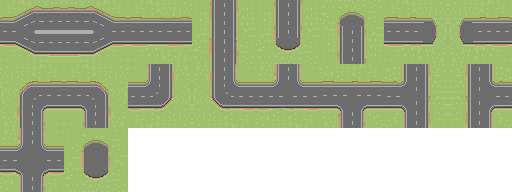
#> input picture assets/roads2W.png, 512 x 192 px, found by its file name
$ python generate-tile-images.py
#> lines starting #> are read from the running program, lines starting #| are printed output that depends on the picture
import os
from PIL import Image


def generateTileImages(imagePath: str, tileSizeInImage: int, scaleToPixels: int) -> None:
#> called with imagePath = './assets/roads2W.png', tileSizeInImage = 64, scaleToPixels = 64
    imageFileName = imagePath[imagePath.rindex("/") + 1:imagePath.rindex(".")]
    tilePath = f"./assets/{imageFileName}-generated"
    if not os.path.exists(tilePath):
        os.makedirs(tilePath)
    with Image.open(imagePath) as im:
#> im is the input picture: PIL image 512x192 RGBA; mean R, G, B, A 107.4, 119.4, 84.7, 191.2
        rows = im.height // tileSizeInImage
#> rows = 3
        columns = im.width // tileSizeInImage
#> columns = 8

        for row in range(rows):
            for column in range(columns):
                bb = (column * tileSizeInImage, row * tileSizeInImage, (column + 1) * tileSizeInImage, (row + 1) * tileSizeInImage)
                tile = im.resize((scaleToPixels, scaleToPixels), box=bb)
                tileFile = f"./{tilePath}/{imageFileName}-{column}-{row}.png"
                open(tileFile, "+ab").close()
                tile.save(tileFile)
#> this loop made 3 passes
#> pass 1, in generateTileImages, `tile.save(tileFile)`:
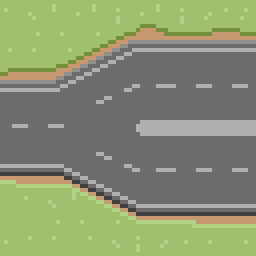
#> saved as roads2W-0-0.png: PIL image 64x64 RGBA (shown 4 times larger); mean R, G, B, A 136.8, 146.8, 114.2, 255
#> pass 1, in generateTileImages, `tile.save(tileFile)`:
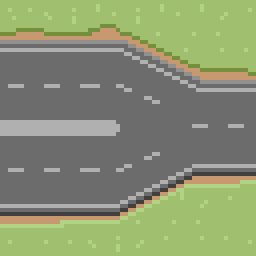
#> saved as roads2W-1-0.png: PIL image 64x64 RGBA (shown 4 times larger); mean R, G, B, A 136.8, 146.8, 114.2, 255
#> pass 1, in generateTileImages, `tile.save(tileFile)`:
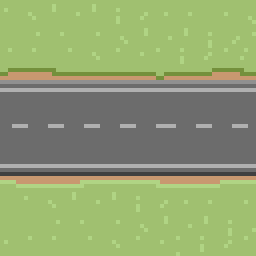
#> saved as roads2W-2-0.png: PIL image 64x64 RGBA (shown 4 times larger); mean R, G, B, A 144.6, 161.3, 112.9, 255
#> pass 1, in generateTileImages, `tile.save(tileFile)`:
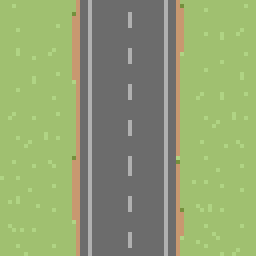
#> saved as roads2W-3-0.png: PIL image 64x64 RGBA (shown 4 times larger); mean R, G, B, A 145.1, 161.8, 113.5, 255
#> after the loop: tile: PIL image 64x64 RGBA; every value is 0


def main() -> None:
    generateTileImages("./assets/roads2W.png", 64, 64)


if __name__ == '__main__':
    main()
